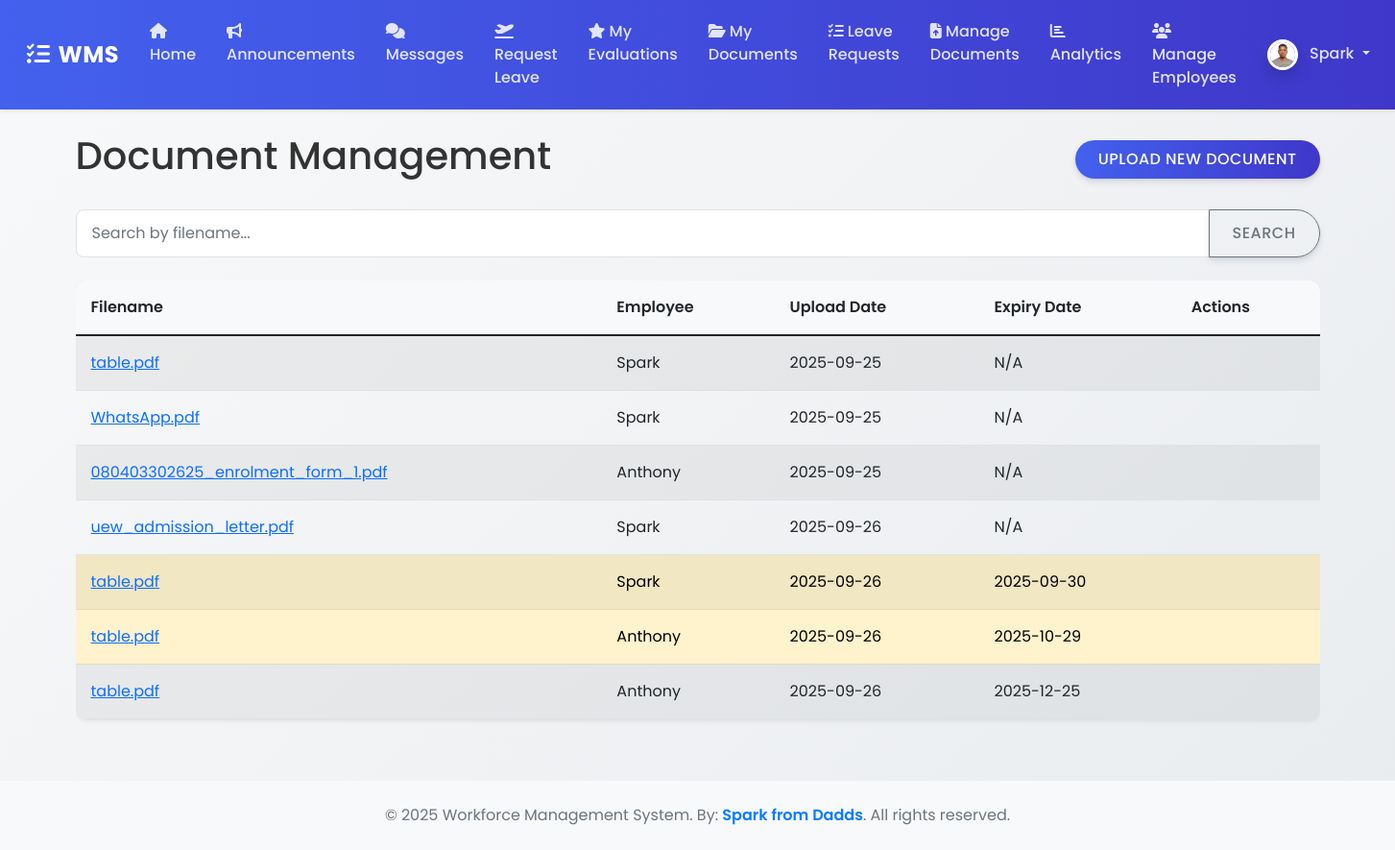
The page /documents (signed in) on the database its author committed.
### wms/models.py (models this page shows, shortened)
class ProfilePicture(db.Model):
    id = db.Column(db.Integer, primary_key=True)
    filename = db.Column(db.String(100), nullable=False)
    upload_date = db.Column(db.DateTime, nullable=False, default=datetime.datetime.utcnow)
    user_id = db.Column(db.Integer, db.ForeignKey('user.id'), nullable=False, unique=True)

class User(UserMixin, db.Model):
    id = db.Column(db.Integer, primary_key=True)
    username = db.Column(db.String(150), unique=True, nullable=False)
    email = db.Column(db.String(150), unique=True, nullable=False)
    password_hash = db.Column(db.String(256))
    role = db.Column(db.String(50), nullable=False, default='Employee') # Roles: Admin, Manager, Employee
    profile_picture = db.relationship('ProfilePicture', backref='user', uselist=False)

class Document(db.Model):
    id = db.Column(db.Integer, primary_key=True)
    filename = db.Column(db.String(100), nullable=False)
    category = db.Column(db.String(50), nullable=False, default='General') # e.g., 'General', 'Payslip', 'Contract'
    upload_date = db.Column(db.DateTime, nullable=False, default=datetime.datetime.utcnow)
    expiry_date = db.Column(db.Date, nullable=True)
    user_id = db.Column(db.Integer, db.ForeignKey('user.id'), nullable=False)
    user = db.relationship('User', backref='documents')

### wms/routes.py (the view)
@main_bp.route("/documents")
@login_required
@roles_required('Admin', 'Manager')
def documents():
    query = request.args.get('q')
    if query:
        docs = Document.query.filter(Document.filename.contains(query)).all()
    else:
        docs = Document.query.all()
    return render_template('documents.html', title='Document Management', documents=docs, today=datetime.date.today())

### wms/__init__.py (called while the page is built)
def create_app():
    app = Flask(__name__)
    app.config['SECRET_KEY'] = os.environ.get('SECRET_KEY', 'a-very-secret-key-for-dev')
    app.config['SQLALCHEMY_DATABASE_URI'] = os.environ.get('DATABASE_URL', 'sqlite:///wms.db')
    app.config['SQLALCHEMY_TRACK_MODIFICATIONS'] = False
    app.config['UPLOAD_FOLDER'] = os.path.join(app.root_path, 'static/uploads')
    db.init_app(app)
    login_manager.init_app(app)
    csrf.init_app(app)
    migrate.init_app(app, db) # Initialize Migrate with app and db
    login_manager.login_view = 'main.login'
    login_manager.login_message_category = 'info'
    from wms.routes import main_bp
    app.register_blueprint(main_bp)
    with app.app_context():
        from . import models
    @login_manager.user_loader
    def load_user(user_id):
        from .models import User
        return User.query.get(int(user_id))
    return app

### wms/templates/documents.html
{% extends "base.html" %}
{% block content %}
    <div class="content-section">
        <div class="d-flex justify-content-between align-items-center mb-4">
            <h1>Document Management</h1>
            <a href="{{ url_for('main.upload_document') }}" class="btn btn-primary">Upload New Document</a>
        </div>
        <form method="GET" action="{{ url_for('main.documents') }}" class="mb-4">
            <div class="input-group">
                <input type="text" class="form-control" name="q" placeholder="Search by filename..." value="{{ request.args.get('q', '') }}">
                <button class="btn btn-outline-secondary" type="submit">Search</button>
            </div>
        </form>
        <div class="table-responsive">
            <table class="table table-striped">
                <thead>
                    <tr>
                        <th>Filename</th>
                        <th>Employee</th>
                        <th>Upload Date</th>
                        <th>Expiry Date</th>
                        <th>Actions</th>
                    </tr>
                </thead>
                <tbody>
                    {% for doc in documents %}
                        {% set is_expiring = doc.expiry_date and (doc.expiry_date - today).days <= 30 %}
                        <tr class="{{ 'table-warning' if is_expiring else '' }}">
                            <td><a href="{{ url_for('static', filename='uploads/' + doc.filename) }}" target="_blank">{{ doc.filename }}</a></td>
                            <td>{{ doc.user.username }}</td>
                            <td>{{ doc.upload_date.strftime('%Y-%m-%d') }}</td>
                            <td>{{ doc.expiry_date.strftime('%Y-%m-%d') if doc.expiry_date else 'N/A' }}</td>
                            <td>
                            </td>
                        </tr>
                    {% else %}
                        <tr>
                            <td colspan="5">No documents found.</td>
                        </tr>
                    {% endfor %}
                </tbody>
            </table>
        </div>
    </div>
{% endblock content %}

### wms/templates/base.html (shortened to what this page needs)
<!DOCTYPE html>
<html>
<head>
    <link rel="stylesheet" href="https://cdn.jsdelivr.net/npm/bootstrap@5.1.3/dist/css/bootstrap.min.css">
    <link rel="stylesheet" href="https://cdnjs.cloudflare.com/ajax/libs/font-awesome/6.5.0/css/all.min.css">
    <link rel="stylesheet" href="{{ url_for('static', filename='css/styles.css') }}">
</head>
<body>
    <nav class="navbar navbar-expand-lg navbar-dark shadow-sm sticky-top">
        <div class="container-fluid">
            <a class="navbar-brand" href="#"><i class="fas fa-tasks me-2"></i>WMS</a>
            <div class="collapse navbar-collapse" id="navbarContent">
                <ul class="navbar-nav me-auto mb-2 mb-lg-0">
                    {% if current_user.is_authenticated %}
                        <li class="nav-item"><a class="nav-link" href="{{ url_for('main.home') }}"><i class="fas fa-home me-1"></i>Home</a></li>
                        <li class="nav-item"><a class="nav-link" href="{{ url_for('main.announcements') }}"><i class="fas fa-bullhorn me-1"></i>Announcements</a></li>
                        <li class="nav-item"><a class="nav-link" href="{{ url_for('main.messages') }}"><i class="fas fa-comments me-1"></i>Messages</a></li>
                        <li class="nav-item"><a class="nav-link" href="{{ url_for('main.new_leave_request') }}"><i class="fas fa-plane-departure me-1"></i>Request Leave</a></li>
                        <li class="nav-item"><a class="nav-link" href="{{ url_for('main.view_evaluations', user_id=current_user.id) }}"><i class="fas fa-star me-1"></i>My Evaluations</a></li>
                        <li class="nav-item"><a class="nav-link" href="{{ url_for('main.my_documents') }}"><i class="fas fa-folder-open me-1"></i>My Documents</a></li>
                        {% if current_user.role in ['Admin', 'Manager'] %}
                            <li class="nav-item"><a class="nav-link" href="{{ url_for('main.leave_requests') }}"><i class="fas fa-tasks me-1"></i>Leave Requests</a></li>
                            <li class="nav-item"><a class="nav-link" href="{{ url_for('main.documents') }}"><i class="fas fa-file-upload me-1"></i>Manage Documents</a></li>
                            <li class="nav-item"><a class="nav-link" href="{{ url_for('main.analytics') }}"><i class="fas fa-chart-bar me-1"></i>Analytics</a></li>
                            <li class="nav-item"><a class="nav-link" href="{{ url_for('main.manage_employees') }}"><i class="fas fa-users me-1"></i>Manage Employees</a></li>
                        {% endif %}
                    {% endif %}
                </ul>
                <ul class="navbar-nav">
                    {% if current_user.is_authenticated %}
                        <li class="nav-item dropdown">
                            <a class="nav-link dropdown-toggle" href="#" id="navbarDropdown" role="button" data-bs-toggle="dropdown" aria-expanded="false">
                                {% if current_user.profile_picture %}
                                    <img src="{{ url_for('static', filename='uploads/profile_pics/' + current_user.profile_picture.filename) }}"
                                         class="rounded-circle profile-picture" width="32" height="32" alt="Profile Picture">
                                {% else %}
                                    <img src="{{ url_for('static', filename='uploads/profile_pics/default.png') }}"
                                         class="rounded-circle profile-picture" width="32" height="32" alt="Default Profile Picture">
                                {% endif %}
                                <span class="ms-2">{{ current_user.username }}</span>
                            </a>
                        </li>
                    {% else %}
                        <li class="nav-item"><a class="nav-link" href="{{ url_for('main.login') }}"><i class="fas fa-sign-in-alt me-1"></i>Login</a></li>
                        <li class="nav-item"><a class="nav-link" href="{{ url_for('main.register') }}"><i class="fas fa-user-plus me-1"></i>Register</a></li>
                    {% endif %}
                </ul>
            </div>
        </div>
    </nav>
    <div class="container mt-4">
        {% block content %}{% endblock %}
    </div>
    <footer class="bg-light text-center text-muted py-4 mt-5">
  <div class="container">
    <p class="mb-0">
      © 2025 Workforce Management System. By:
      <span style="color: #007BFF; font-weight: 600;">Spark from Dadds</span>.
      All rights reserved.
    </p>
  </div>
</footer>
</body>
</html>

### wms/static/css/styles.css (style rules this page uses)
:root { --primary-color: #4361ee; --secondary-color: #3f37c9; --success-color: #4cc9f0; --info-color: #4895ef; --warning-color: #f72585; --danger-color: #e63946; --light-color: #f8f9fa; --dark-color: #212529; }
body { background: linear-gradient(135deg, #f8f9fa 0%, #e9ecef 100%); min-height: 100vh; font-family: 'Poppins', sans-serif; color: #333; }
.navbar { background: linear-gradient(90deg, var(--primary-color) 0%, var(--secondary-color) 100%) !important; padding: 0.8rem 1rem; }
.navbar-brand { font-weight: 700; letter-spacing: 0.5px; font-size: 1.5rem; color: white !important; }
.navbar-dark .navbar-nav .nav-link { color: rgba(255, 255, 255, 0.85); font-weight: 500; padding: 0.5rem 1rem; border-radius: 4px; transition: all 0.3s ease; }
.btn { border-radius: 50px; padding: 0.5rem 1.5rem; font-weight: 500; text-transform: uppercase; letter-spacing: 0.5px; transition: all 0.3s ease; box-shadow: 0 4px 6px rgba(50, 50, 93, 0.11), 0 1px 3px rgba(0, 0, 0, 0.08); }
.btn-primary { background: linear-gradient(90deg, var(--primary-color) 0%, var(--secondary-color) 100%); border: none; }
.table { border-radius: 0.75rem; overflow: hidden; box-shadow: 0 0.125rem 0.25rem rgba(0, 0, 0, 0.075); }
.table thead th { background-color: #f8f9fa; vertical-align: middle; border-bottom: none; padding: 1rem; font-weight: 600; }
.table tbody td { padding: 1rem; vertical-align: middle; }
.form-control, .form-select { border-radius: 0.5rem; padding: 0.75rem 1rem; border: 1px solid #dee2e6; transition: all 0.3s ease; }
.profile-picture { border: 3px solid white; box-shadow: 0 0.5rem 1rem rgba(0, 0, 0, 0.15); }
.container { animation: fadeIn 0.5s ease-out; }

### rows shown on the page
ProfilePicture: filename (picture)
User: username "Spark"
Document: filename "table.pdf", user.username "Spark", upload_date "2025-09-25", expiry_date "N/A"
Document: filename "WhatsApp.pdf", user.username "Spark", upload_date "2025-09-25", expiry_date "N/A"
Document: filename "080403302625_enrolment_form_1.pdf", user.username "Anthony", upload_date "2025-09-25", expiry_date "N/A"
Document: filename "uew_admission_letter.pdf", user.username "Spark", upload_date "2025-09-26", expiry_date "N/A"
Document: filename "table.pdf", user.username "Spark", upload_date "2025-09-26", expiry_date "2025-09-30"
Document: filename "table.pdf", user.username "Anthony", upload_date "2025-09-26", expiry_date "2025-10-29"
Document: filename "table.pdf", user.username "Anthony", upload_date "2025-09-26", expiry_date "2025-12-25"
